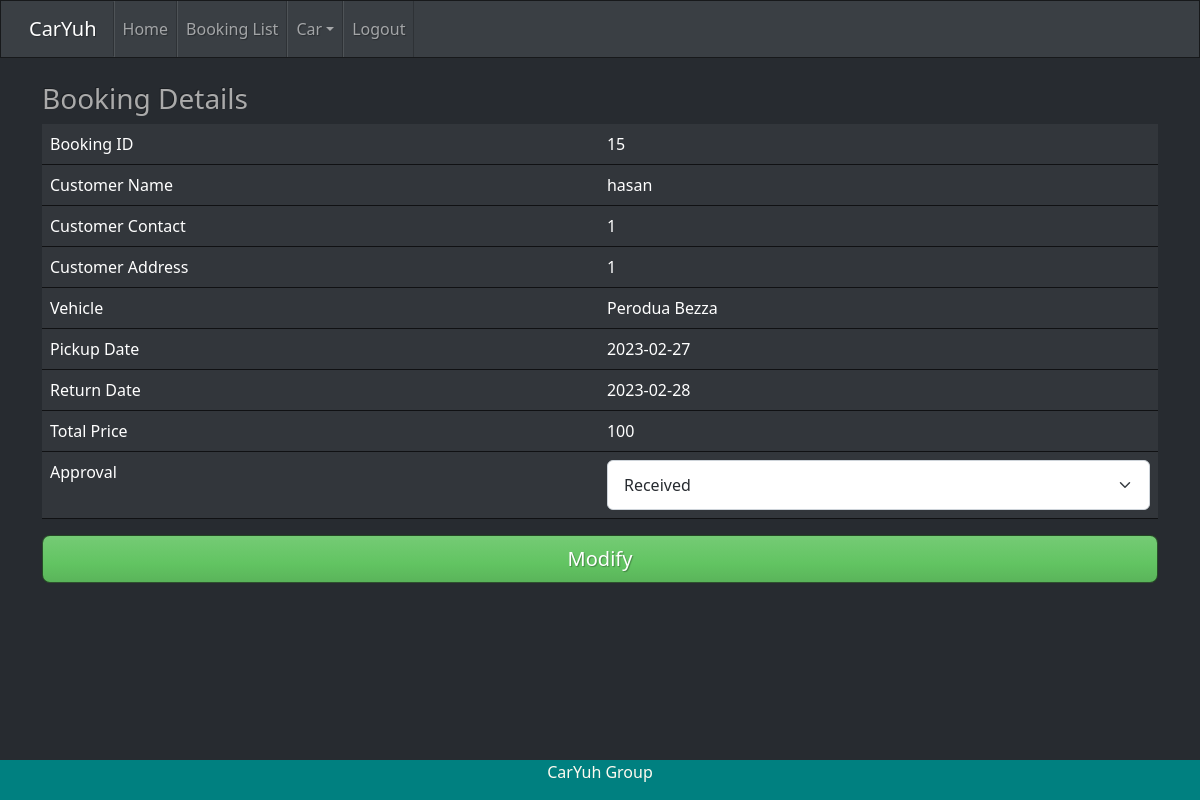
The page /staffmodify.php?id=15 (signed in) on the database its author committed.
### tables this page shows
CREATE TABLE `tb_booking` (
  `b_id` int(11) NOT NULL,
  `b_customer` varchar(15) NOT NULL,
  `b_vehicle` varchar(10) NOT NULL,
  `b_pdate` date NOT NULL,
  `b_rdate` date NOT NULL,
  `b_total` float NOT NULL,
  `b_status` int(5) NOT NULL
);

CREATE TABLE `tb_user` (
  `u_id` varchar(15) NOT NULL,
  `u_pwd` varchar(50) NOT NULL,
  `u_name` varchar(200) NOT NULL,
  `u_address` varchar(200) DEFAULT NULL,
  `u_phone` varchar(20) NOT NULL,
  `u_lno` varchar(20) NOT NULL,
  `u_type` varchar(5) NOT NULL
);

CREATE TABLE `tb_vehicle` (
  `v_reg` varchar(10) NOT NULL,
  `v_type` varchar(10) NOT NULL,
  `v_model` varchar(15) NOT NULL,
  `v_year` int(4) NOT NULL,
  `v_price` float NOT NULL
);

### staffmodify.php (the view, shortened to what this page needs)
<?php
include ('dbconnect.php');
if(isset($_GET['id']))
{
  $bid = $_GET['id'];
}
include 'headerstaff.php';
$sql = "SELECT * FROM tb_booking
		LEFT JOIN tb_vehicle ON tb_booking.b_vehicle = tb_vehicle.v_reg
		LEFT JOIN tb_status ON tb_booking.b_status = tb_status.s_id
		LEFT JOIN tb_user ON tb_booking.b_customer = tb_user.u_id
		WHERE b_id ='$bid' ";
$result = mysqli_query($con,$sql);
$row=mysqli_fetch_array($result);
?>
<div class="container">
	<br><h3>Booking Details</h3>
  <form class="form-horizontal" method="POST" action="staffmodifyprocess.php">
      <table class="table table-hover">
        <tr>
          <td> Booking ID</td>
          <td><?php echo $bid;?></td>
        </tr>
        <tr>
          <td> Customer Name</td>
          <td><?php echo $row['u_name'];?></td>
        </tr>
        <tr>
          <td> Customer Contact</td>
          <td><?php echo $row['u_phone'];?></td>
        </tr>
       <tr>
          <td> Customer Address</td>
          <td><?php echo $row['u_address'];?></td>
        </tr>
       <tr>
          <td> Vehicle</td>
          <td><?php echo $row['v_model'];?></td>
        </tr>
        <tr>
          <td> Pickup Date</td>
          <td><?php echo $row['b_pdate'];?></td>
        </tr>
       <tr>
          <td> Return Date</td>
          <td><?php echo $row['b_rdate'];?></td>
        </tr>
     <tr>
          <td> Total Price</td>
          <td><?php echo $row['b_total'];?></td>
        </tr>
        <tr>
          <td>Approval</td>
         <td>
         <?php
       $sqlstatus = "SELECT * FROM tb_status";
        $resultstatus = mysqli_query($con,$sqlstatus);
        echo '<select class="form-select" name="fstatus" id="exampleSelect1">';
        while($rowstatus=mysqli_fetch_array($resultstatus))
        {
          echo"<option value = '".$rowstatus['s_id']."'>".$rowstatus['s_desc']."</option>";
        }
        echo '</select>';
      ?>
         </td>
        </tr>
      </table>
<div class="d-grid gap-2">
  <button  type="submit" class="btn btn-lg btn-success" type="button">Modify</button>
</div>
  </form>
</div>
<?php include 'footermain.php';?>

### rows shown on the page
tb_booking: b_customer.u_name "hasan", b_customer.u_phone "1", b_customer.u_address "1", b_vehicle.v_model "Perodua Bezza", b_pdate "2023-02-27", b_rdate "2023-02-28", b_total "100"

### other values the page prints
$bid "15"
form field fstatus "Received"
